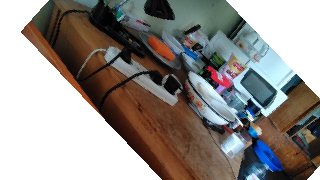
#> input picture lab3/hangerL-small.png, 320 x 180 px
$ jupyter execute lab3_diagonal.ipynb   (older library calls are emulated)
#> lines starting #> are read from the running program, lines starting #| are printed output that depends on the picture
[cell 1]
import numpy as np
import matplotlib.pyplot as plt
from PIL import Image
from datetime import timedelta
from timeit import default_timer as timer
from math import sqrt

## Images reading&resizing

[cell 2]
img_l = np.asanyarray(Image.open("hangerL-small.png").convert("RGB")).astype(np.int)
img_r = np.asanyarray(Image.open("hangerR-small.png").convert("RGB")).astype(np.int)
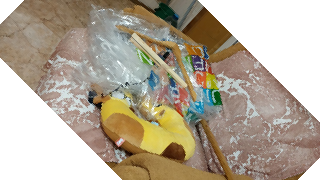
#> input picture lab3/hangerR-small.png, 320 x 180 px

[cell 3]
img_l = img_l[20:-20, 50:-50]
#> img_l: shape (140, 220, 3) int64
img_r = img_r[20:-20, 50:-50]
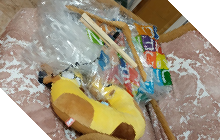
#> img_r: shape (140, 220, 3) int64; mean R, G, B 163.7, 151.9, 129.9

[cell 4]
img_l.shape
#> Out = (140, 220, 3)

[cell 5]
img_r.shape
#> Out = (140, 220, 3)

## Loss functions definition

[cell 6]
def g_loss_l1(a, b, par=0):
    return abs(a) + abs(b)

def g_loss_l2(a, b, par=0):
    return sqrt(abs(a)**2 + abs(b)**2)

def g_loss_min_l1(a, b, par):
    return min(par, abs(a) + abs(b))

def g_loss_min_l2(a, b, par):
    return min(par, sqrt(abs(a)**2 + abs(b)**2))

[cell 7]
def f_loss_l1(a):
    return np.sum(np.abs(a), axis=-1)

def f_loss_l2(a):
    return np.sqrt(np.sum(a**2, axis=-1))

## Params definition

[cell 8]
kg_max=50
kv_max=6

kv_half = kv_max//2

alpha=20
g_loss = [g_loss_l1, g_loss_l2, g_loss_min_l1, g_loss_min_l2][3]
f_loss = [f_loss_l1, f_loss_l2][1]
b = 20

## Precomputing node2node losses

[cell 9]
height = img_r.shape[0]
#> height = 140
length = img_r.shape[1]
#> length = 220

g = np.zeros((kg_max*kv_max, kg_max*kv_max), dtype=np.float32)

for k1 in range(kg_max*kv_max):
    for k2 in range(kg_max*kv_max):
        kg1 = k1 % kg_max
        kv1 = k1 // kg_max
        kg2 = k2 % kg_max
        kv2 = k2 // kg_max
        g[k1,k2] = g_loss(kg1 - kg2,kv1 - kv2, b)
g = alpha*g

[cell 10]
kg1

[cell 11]
kv1

## Minimal path finding and recording

[cell 12]
start = timer()
img_shift = np.ones((height, length))

for i in range(img_shift.shape[0]):
    #start = timer()
    f = np.inf*np.ones((length, kg_max*kv_max), dtype=np.float32)
    for k in range(1, kg_max*kv_max):
        kg1 = k % kg_max
        kv1 = k // kg_max - kv_half
        if i+kv1 < height and i+kv1 >= 0:
            f[:length-kg1, k] = f_loss(img_r[i,:length-kg1] - img_l[i+kv1,kg1:])

    #end = timer()
    #print('\n\nconstruct graph:',timedelta(seconds=end-start))
    #start = timer()

    pass_to_prev = np.zeros(f.shape, dtype=np.int)
    for p in range(1, length):
        ta = f[p-1, :] + g
        ind = np.argmin(ta, axis=1)
        f[p, :] += np.min(ta, axis=1)
        pass_to_prev[p, :] = ind

    #end = timer()
    #print('\n\nfind path:',timedelta(seconds=end-start))
    #start = timer()

    line_shift = np.ones(length, dtype=np.int)
    line_shift[-1] = np.argmin(f[-1,:])
    for p in reversed(range(length-1)):
        line_shift[p] = pass_to_prev[p+1, line_shift[p+1]]

    img_shift[i] = line_shift
    #end = timer()
    #print('\n\nrecover path:',timedelta(seconds=end-start))

    print(i, end=" ")
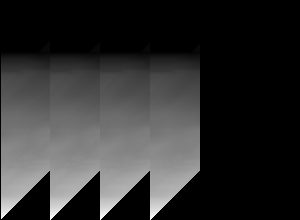
#> f: shape (220, 300) float32; 41.09% of the values are NaN or infinite; the others: min 0, max 13740.2, mean 4329.3; drawn with min black, max white, NaN and infinite black
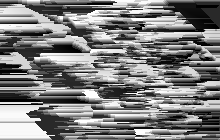
#> img_shift: shape (140, 220) float64; min 1, max 299, mean 149; drawn with min black and max white
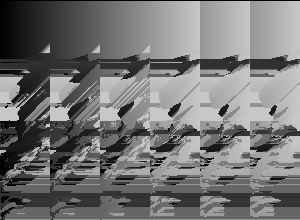
#> pass_to_prev: shape (220, 300) int64; min 0, max 199, mean 116.8
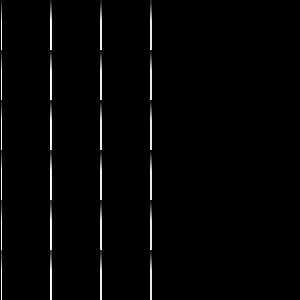
#> ta: shape (300, 300) float32; 97.67% of the values are NaN or infinite; the others: min 13505.4, max 13951.2, mean 13841.6; drawn with min black, max white, NaN and infinite black
    #print("\n"+20*"=")

end = timer()
print('\n\n\nTime per image',timedelta(seconds=end-start))

## output image transforming and shifts decoding

[cell 13]
img_shift2 = np.zeros((height, length, 3), dtype=np.int)
img_shift2[:,:,0] = img_shift % kg_max # horizontal
img_shift2[:,:,1] = img_shift // kg_max - kv_half # vertical
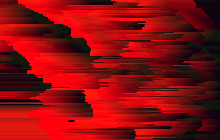
#> img_shift2: shape (140, 220, 3) int64; mean of channels 0, 1, 2 25.1, -0.5, 0; drawn with min black and max white

np.save("img_shift.npy", img_shift2)

img_shift3 = img_shift2.copy()

img_shift3 = np.linalg.norm(img_shift3, axis=-1)
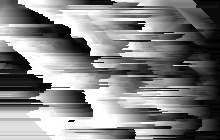
#> img_shift3: shape (140, 220) float64; min 0, max 49.09, mean 25.3; drawn with min black and max white
img_shift3 = 255*img_shift3/img_shift3.max()

#img_shift2 = 255*img_shift2/img_shift2.max()
#img_shift2[:,:,0] = 255*img_shift2[:,:,0]/img_shift2[:,:,0].max()
#img_shift2[:,:,1] = 255*img_shift2[:,:,1]/img_shift2[:,:,1].max()

[cell 14]
img_shift2[:,:,0].max()
#> Out = 49

## Horizontal shift (normed at 255)

[cell 15]
Image.fromarray((255*img_shift2[:,:,0]/img_shift2[:,:,0].max()).astype(np.uint8)).resize((800,600), Image.BICUBIC)

## Vertical shift (normed at 255)

[cell 16]
Image.fromarray((255*img_shift2[:,:,1]/img_shift2[:,:,1].max()).astype(np.uint8)).resize((800,600), Image.BICUBIC)

## Norm maps (normed at 255)

[cell 17]
Image.fromarray(img_shift3.astype(np.uint8)).resize((800,600), Image.BICUBIC)

## Original image

[cell 18]
Image.fromarray(img_r.astype(np.uint8)).resize((800,600))
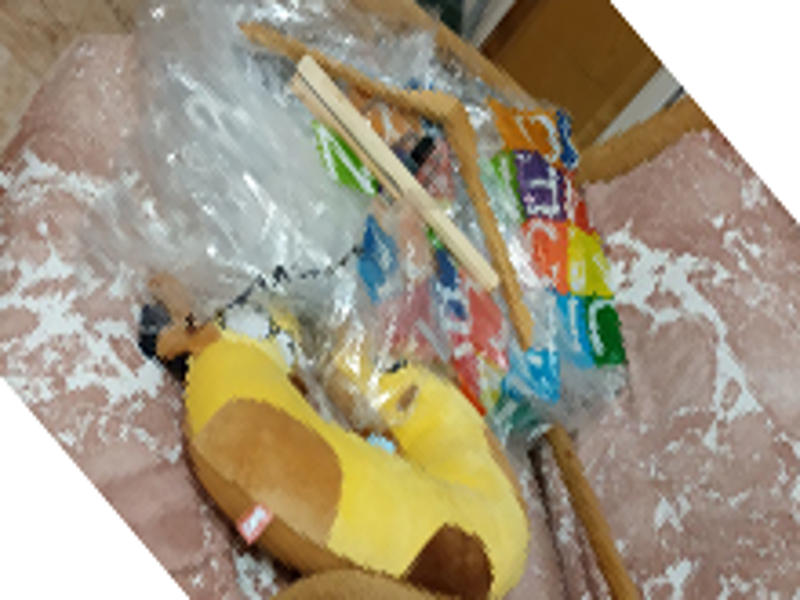
#> Out: PIL image 800x600 RGB; mean R, G, B 163.7, 151.9, 129.9

[cell 19]
import matplotlib.pyplot as plt

[cell 20]
plt.hist(img_shift2[:,:,1].reshape(-1))
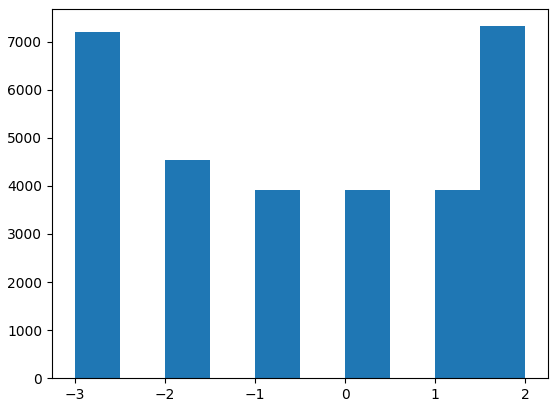
#> figure drawn by matplotlib, 1 panel; tallest bar 7319 high, from x = 1.5 to 2
